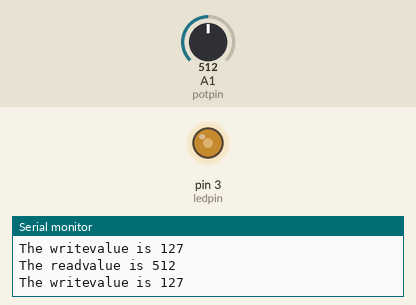
This sketch was run on a simulated Arduino Uno, built with avr-gcc and run on an emulated ATmega328P. Parts: output pins drawn as LEDs (lit = HIGH), the last lines printed to the serial monitor. The test bench sets the inputs (shaded band); at power-on: A1 (potpin) = 512.

Above: at 1.8 s.
1.9 s: A1 (potpin) set to 716
At 2.9 s:
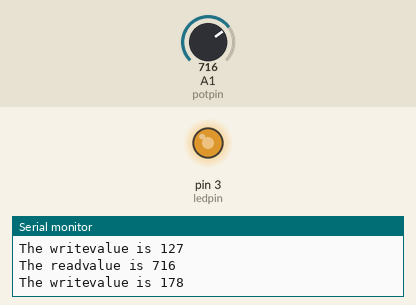
3.5 s: A1 (potpin) set to 900
At 4.5 s:
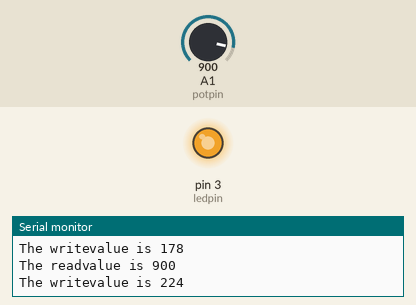
5.5 s: A1 (potpin) set to 122
At 7.2 s:
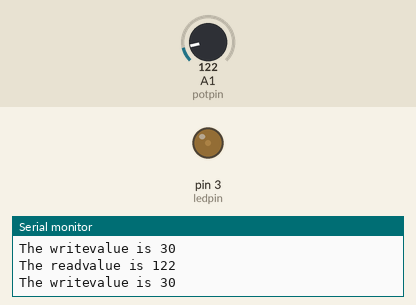
7.5 s: A1 (potpin) set to 0
At 8.8 s:
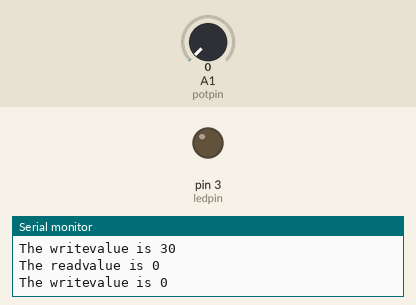
9.5 s: A1 (potpin) set to 511
At 10.4 s:
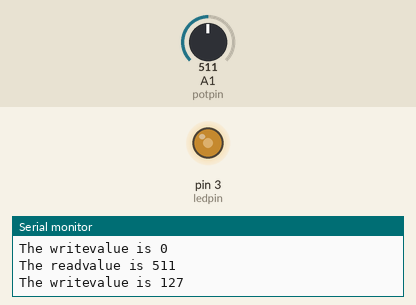
Timing chart, 0 to 12.5 s (numbered marks = the images above; inputs shaded):
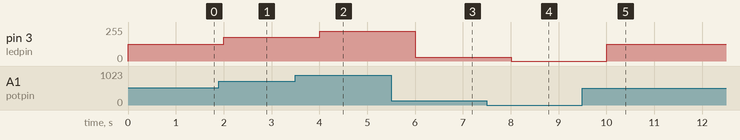

Measured:
- after the input at 1.9 s, pin 3 (ledpin): 127/255 → 178/255 after 0.10 s
- after the input at 3.5 s, pin 3 (ledpin): 178/255 → 224/255 after 0.50 s
- after the input at 5.5 s, pin 3 (ledpin): 224/255 → 30/255 after 0.50 s
- after the input at 7.5 s, pin 3 (ledpin): 30/255 → 0/255 after 0.51 s
- after the input at 9.5 s, pin 3 (ledpin): 0/255 → 127/255 after 0.51 s

The sketch:

pot.ino
```cpp
int ledpin=3  ;
int potpin=A1;
int readvalue;
int writevalue;
void setup() {
  Serial.begin(9600);
 pinMode(potpin,INPUT);
 pinMode(ledpin,OUTPUT);
}


void loop() {
readvalue = analogRead(potpin);
writevalue=(255./1023.)*readvalue;
analogWrite(ledpin,writevalue);
Serial.print("The readvalue is ");
Serial.println(readvalue);
Serial.print("The writevalue is ");
Serial.println(writevalue);
delay(1000);
}
```
